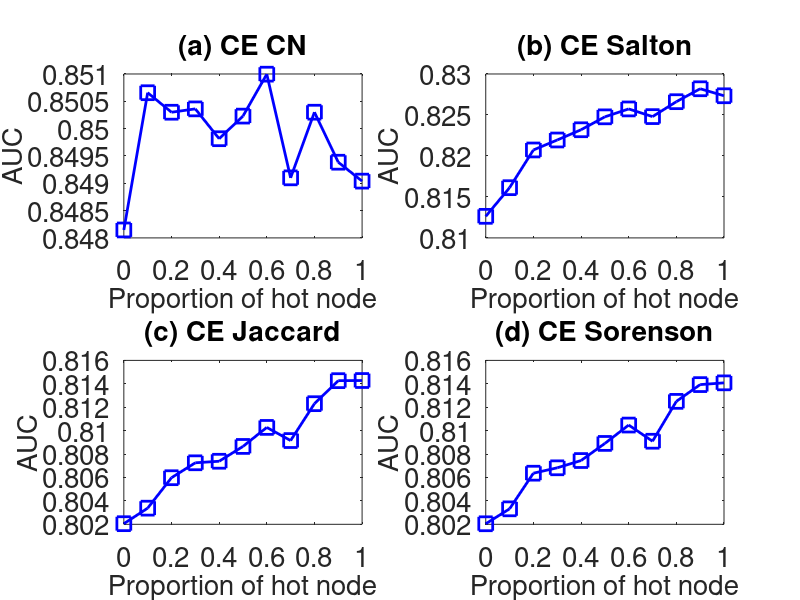

Here is the MATLAB script that generated this plot:
subplot(2,2,1);
x=0:0.1:1;
y=[0.8481453	0.8506571	0.8502998	0.8503613	0.8498152	0.850229	0.8509965	0.8490991	0.8503003	0.8493851	0.849039
];
plot(x,y,'-bs','LineWidth',2,'MarkerSize',10);
set(gca,'FontSize',20);
xlabel('Proportion of hot node','fontsize',20);
ylabel('AUC','fontsize',20);
title('(a) CE CN','fontsize',20);

subplot(2,2,2);
x=0:0.1:1;
y=[0.8126325	0.8161269	0.8207284	0.821946	0.823194	0.8247711	0.8257361	0.8247994	0.8266191	0.828196	0.8273421
];
plot(x,y,'-bs','LineWidth',2,'MarkerSize',10);
set(gca,'FontSize',20);
xlabel('Proportion of hot node','fontsize',20);
ylabel('AUC','fontsize',20);
title('(b) CE Salton','fontsize',20);

subplot(2,2,3);
x=0:0.1:1;
y=[0.8020527	0.8033787	0.8059795	0.807254	0.8073857	0.8086512	0.8102759	0.8091534	0.8123022	0.8142687	0.8142807
];
plot(x,y,'-bs','LineWidth',2,'MarkerSize',10);
set(gca,'FontSize',20);
xlabel('Proportion of hot node','fontsize',20);
ylabel('AUC','fontsize',20);
title('(c) CE Jaccard','fontsize',20);


subplot(2,2,4);
x=0:0.1:1;
y=[0.8020461	0.803322	0.806365	0.806826	0.8074465	0.8089082	0.810477	0.8090952	0.8125011	0.8139323	0.8140814
];
plot(x,y,'-bs','LineWidth',2,'MarkerSize',10);
set(gca,'FontSize',20);
xlabel('Proportion of hot node','fontsize',20);
ylabel('AUC','fontsize',20);
title('(d) CE Sorenson','fontsize',20);
